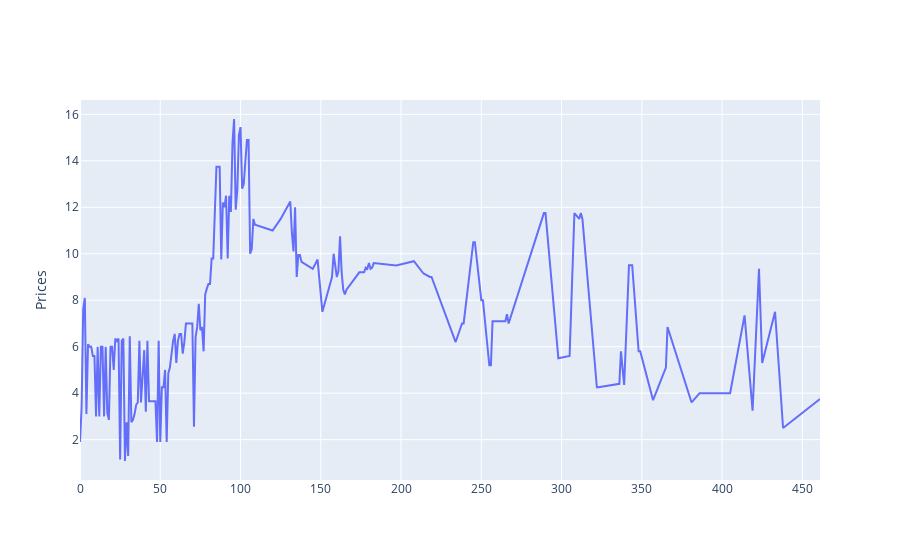

The code cell stored with this chart in its notebook:
### Code cell
fig = go.Figure()
fig.add_trace(go.Scatter(x=df_broker.index, y=df_broker.Price))
fig.update_layout(legend_title_text = "Price")
fig.update_yaxes(title_text="Prices")
fig.show()

### Figure 1 — Plotly figure (JSON) as saved in the notebook; plotly's stock layout.template omitted (floating-point values rounded to 4 significant figures; data arrays with more than 128 entries replaced by an {"elided": "..."} marker saying what was removed)
{"data": [{"type": "scatter", "x": {"elided": "195 int values"}, "y": {"elided": "195 float values"}}], "layout": {"legend": {"title": {"text": "Price"}}, "yaxis": {"title": {"text": "Prices"}}}}
